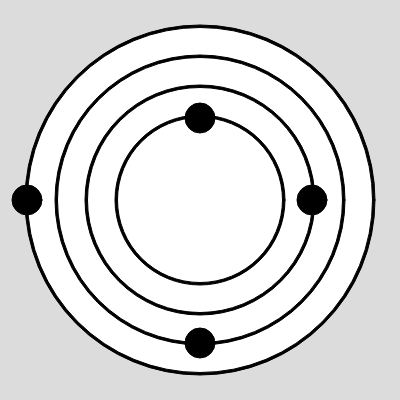
Frame 1 (no input)
Frame 60 (no input): identical to frame 1, image omitted
Frame 120 (the mouse pressed at the canvas centre since frame 60): identical to frame 1, image omitted

The p5.js sketch that drew this single still picture (run headless with seeded random() and noise() and a simulated clock; from frame 60 on, the mouse is pressed at the canvas centre):

// p5.js sketch
// ── sketch.js
function setup() {
  createCanvas(400, 400);
}

function draw() {
  background(220);
  fill(0);
  circle(200,200,350);
  fill(255);
  circle(200,200,345);
  fill(0);
  circle(200,200,290);
  fill(255);
  circle(200,200,285);
  fill(0);
  circle(200,200,230);
  fill(255);
  circle(200,200,225);
  fill(0);
  circle(200,200,170);
  fill(255);
  circle(200,200,165);
  fill(0);
  circle(200,118,30);
  fill(0);
  circle(312,200,30);
  fill(0);
  circle(200,343,30);
  fill(0);
  circle(27,200,30);
  
  
}
